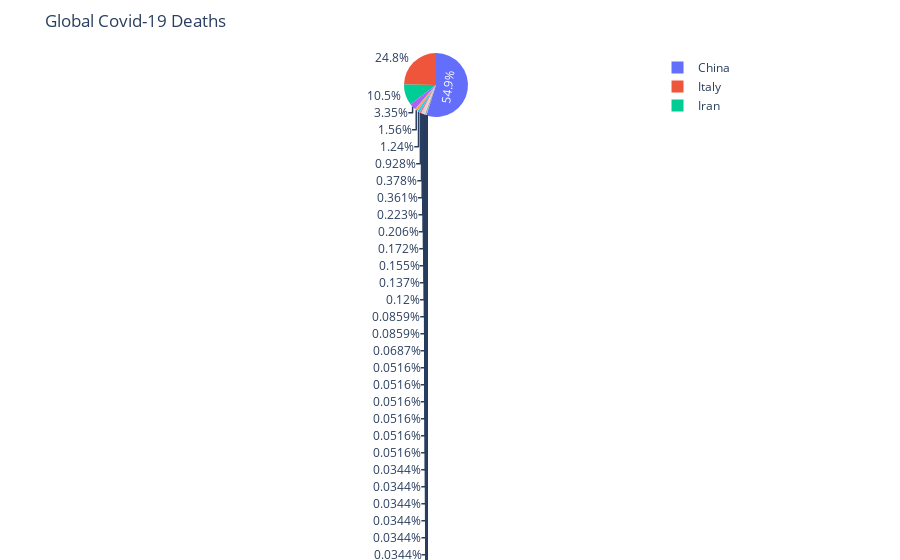

Notebook source saved alongside this figure:
### Code cell
x=data.groupby(['Country'],as_index=False)['Deaths'].last().sort_values(by="Deaths",ascending=False)
fig=px.pie(x,"Country","Deaths")
fig.update_layout(title="Global Covid-19 Deaths")

### Figure 1 — Plotly figure (JSON) as saved in the notebook; plotly's stock layout.template omitted (floating-point values rounded to 4 significant figures; data arrays with more than 128 entries replaced by an {"elided": "..."} marker saying what was removed)
{"data": [{"domain": {"x": [0, 1], "y": [0, 1]}, "hoverlabel": {"namelength": 0}, "hovertemplate": "Country=%{label}<br>Deaths=%{value}", "labels": {"elided": "143 str values"}, "legendgroup": "", "name": "", "showlegend": true, "type": "pie", "values": {"elided": "143 int values"}}], "layout": {"legend": {"tracegroupgap": 0}, "margin": {"t": 60}, "title": {"text": "Global Covid-19 Deaths"}}}
